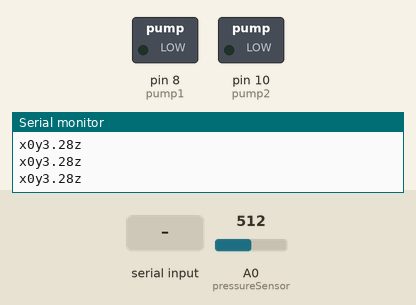
Bench run of a sketch on a simulated Arduino Leonardo, built with avr-gcc and run on an emulated ATmega32U4. Parts: switched loads named in the sketch (green lamp = pin HIGH), the last lines printed to the serial monitor. The inputs (shaded band) are chosen by the test bench; at power-on: A0 (pressureSensor) = 512.

Above: at 1.2 s.
1.3 s: "1" received over Serial
At 2.3 s:
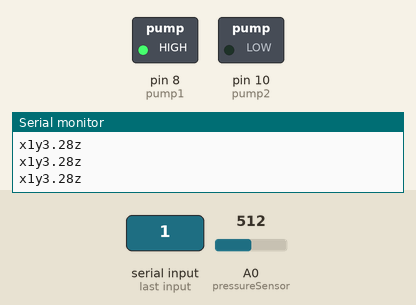
2.8 s: "0" received over Serial
At 3.5 s:
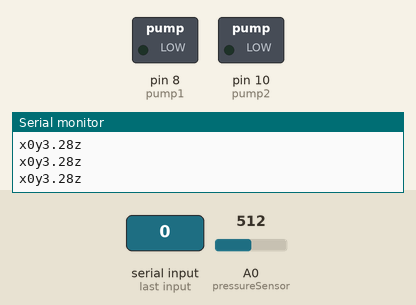
4.3 s: A0 (pressureSensor) set to 132
5.8 s: A0 (pressureSensor) set to 123
Timing chart, 0 to 8.3 s (numbered marks = the images above; inputs shaded):
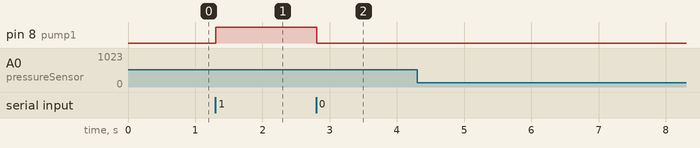

The sketch:

Circulation.ino
```cpp
/*
Name:    Circulation.ino
Created: 6/7/2017 8:39:50 PM
Author:  TeamUiS
*/

int pressureSensor = A0;
const int pump1 = 8; //original pump
const int pump2 = 10;  //Pump 2
char incomingOption;
bool pump1Active = true;
bool turnOnPump = false;

#define Stop 0
#define Pressure 1
#define Monitor 2
#define END 3
#define coolDown 6

int mode = Stop;
int m = 0;

float pump_rampUp_time = 10000; // 10 seconds initial test
float pump_start_time;
float time_since_pump_start;

float maximum_pressure = 4.5;
float minimum_pressure = 2.0; // supposed to be 2.0

float dataSampleInterval; // [s]
float filterTimeConstant = 250.0 / 1000.0; // [s]
float filtered_old;
float result;
int reading;
int ms_init; // in ms
int ms_start_loop_old; // in ms

const int timeStep = 10; // in ms
unsigned int elapsed; // in ms
unsigned int previousTime; // in ms
unsigned int currentTime; // in ms
unsigned int endOfLoopTime; // in ms

unsigned int pumpTimer = 0;
unsigned int switchTime = 1000 * 10;

unsigned int pumpSwitchTimer;

float pressure;
void setup() {
	ms_init = millis();
	ms_start_loop_old = ms_init;
	pinMode(pump1, OUTPUT);
	pinMode(pump2, OUTPUT);
	Serial.begin(9600);
	digitalWrite(pump1, LOW);
	digitalWrite(pump2, LOW);
	mode = Stop;


	filtered_old = analogRead(pressureSensor);
}


void loop()
{
	currentTime = millis();
	int ms_start_loop = millis();
	dataSampleInterval = (ms_start_loop - ms_start_loop_old) / 1000.0; // [sec]
	ms_start_loop_old = ms_start_loop;
	//result = analogRead(pressureSensor);
	result = lowpassfilter(analogRead(pressureSensor));
	pressure = ConvertPressure(result);

	//if (mode != END)
	//{


	incomingOption = Serial.read();
	switch (incomingOption)
	{
	case '0':
		mode = Stop;
		m = 0;

		break;

	case '1':
		pump_start_time = millis();
		mode = Pressure;
		m = 1;
		turnOnPump = true;
		pump1Active = false; //i.e. simulate pump2 has been on, so we always start with pump 1
		digitalWrite(pump2, LOW);
		break;

	case '2':
		mode = Monitor;
		m = 2;

		break;

	case '3':
		mode = END;
		m = 5;

		break;
	}

	if (mode == coolDown)
	{
		if ((millis() - pumpTimer) > 15000)
		{
			digitalWrite(pump1, HIGH);
			mode = Pressure;
			pump_start_time = millis();

		}
	}

	if (mode == Pressure)
	{
		if (turnOnPump == true)
		{
			if (pump1Active == true) //i.e. pump 1 was just on, so we need to turn off pump 1 and start pump 2
			{
				digitalWrite(pump1, LOW);
				digitalWrite(pump2, HIGH);
				pump1Active = false;
				turnOnPump = false;
				pumpSwitchTimer = millis();
			}
			else if (pump1Active == false) { //turn off pump2, and turn on pump 1
				digitalWrite(pump1, HIGH);
				digitalWrite(pump2, LOW);
				pump1Active = true;
				turnOnPump = false;
				pumpSwitchTimer = millis();
			}
		}

		//digitalWrite(pump1, HIGH); //see what happens if I get rid of this and move it to just under the case 1 command
		time_since_pump_start = millis() - pump_start_time;
		if (time_since_pump_start  > pump_rampUp_time)
		{
			mode = Monitor;
			m = 2;
			pumpTimer = millis();
		}

	}

	if (mode == Monitor)
	{
		if ((millis() - pumpSwitchTimer) > switchTime)
		{
			turnOnPump = true;
			mode = Pressure;
			pump_start_time = millis();
		}
		/*This is the toggle on on off for one pump
		if ((millis() - pumpTimer) > (30000 - pump_rampUp_time))
		{
		digitalWrite(pump1, LOW);
		mode = coolDown;
		pumpTimer = millis();
		return;
		}*/
		if (pressure > maximum_pressure)
		{
			digitalWrite(pump1, LOW);
			digitalWrite(pump2, LOW);
			mode = Stop;
			m = 3;
		}
		if (pressure < minimum_pressure) //(pressure < minimum_pressure)
		{
			digitalWrite(pump1, LOW);
			digitalWrite(pump2, LOW);
			//mode = Stop;
			m = 4;
		}
		else
		{
			//digitalWrite(pump1, HIGH); //again check if this is needed or if I can just do it once
			m = 2;
		}
	}
	else if (mode == Stop)
	{
		digitalWrite(pump1, LOW);
		digitalWrite(pump2, LOW);
		m = 0;
	}

	//}

	Serial.print("x");
	Serial.print(m);  //0.0 = stop. 1.0 = pressurizing; 2.0 = normal monitor mode; 3.0 = max pressure exceeded; 4.0 = min pressure not met
	Serial.print("y");
	Serial.print(pressure);
	Serial.println("z");

	endOfLoopTime = millis();
	if (endOfLoopTime > currentTime)
	{
		if ((endOfLoopTime - currentTime) < timeStep)
		{
			delay(timeStep - endOfLoopTime + currentTime);
		}
	}
}

float lowpassfilter(int measurement)
{
	float alpha = dataSampleInterval / (filterTimeConstant + dataSampleInterval);
	float filteredValue = alpha * measurement + ((1 - alpha)* filtered_old);
	filtered_old = filteredValue;
	return filteredValue;
}
float ConvertPressure(float result)
{

	float current = (float)((3.3 / 220.0) * (result - 272.8) + 4.0);
	//3.3 is arduino due voltage. 220 is resistor value. 272.8 is calibration integer. 4.0 is pressure sensors lowest mA output
	float value = 1.034 + (current - 4.0) * (10.0 / 16.0);
	return value;
}
```

Measured:
- after the input at 1.3 s, pin 8 (pump1): LOW → HIGH at once
- after the input at 2.8 s, pin 8 (pump1): HIGH → LOW at once
